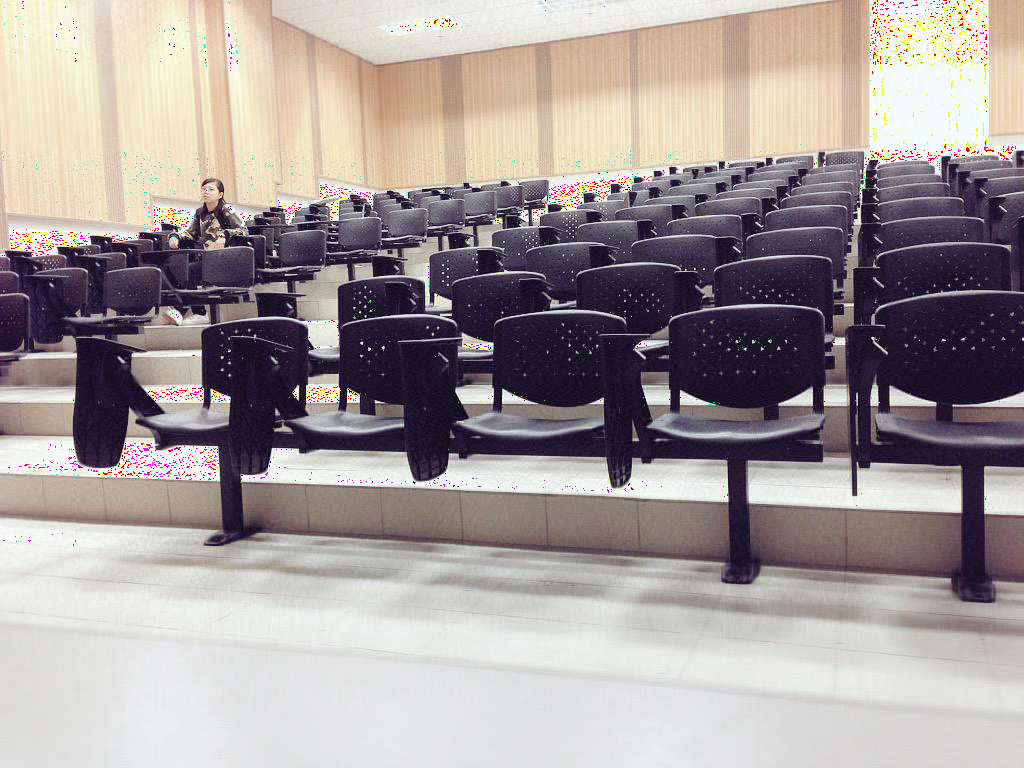
#> input picture KB_blue.png, 1024 x 768 px, given in place of Lenna.tiff, which was not available
$ python task2.py
#> lines starting #> are read from the running program, lines starting #| are printed output that depends on the picture; pictures that were not available may be replaced by others from this repository, and a replacement may not be noted
import matplotlib.pyplot as plt
import matplotlib.image as mpimg
import numpy as np
import scipy.linalg as la

img=mpimg.imread('Lenna.tiff')
#> img is the input picture: shape (768, 1024, 4) float32; mean R, G, B, A 0.642, 0.606, 0.605, 1
[r,g,b] = [img[:,:,i] for i in range(3)]
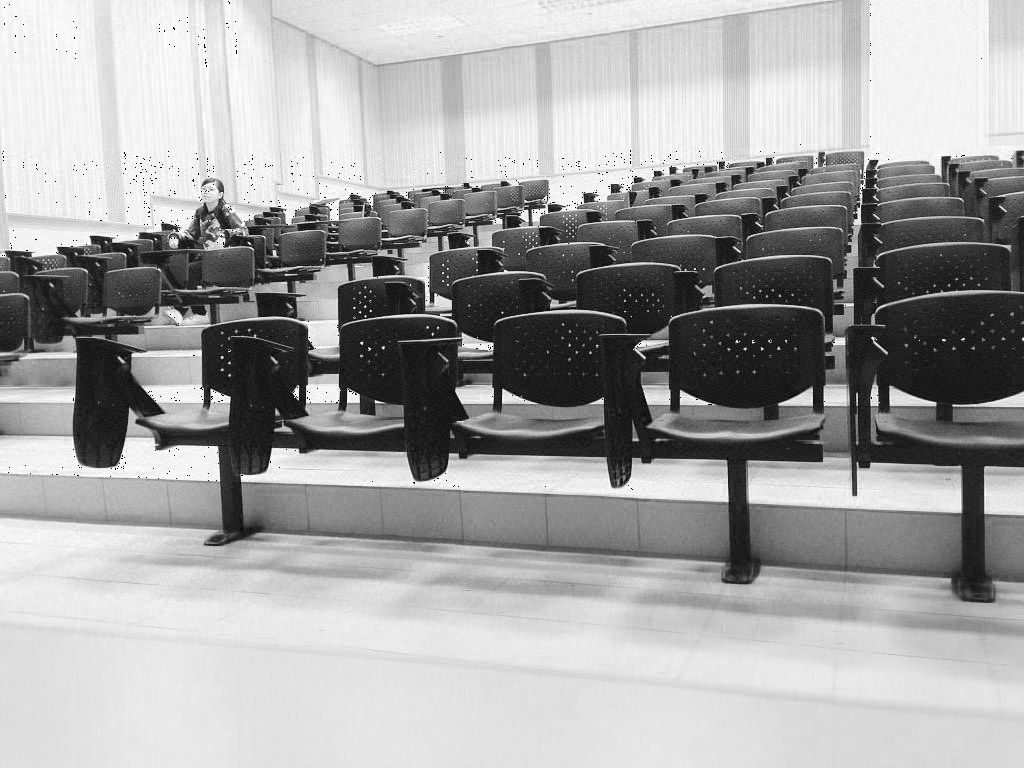
#> r: shape (768, 1024) float32; min 0, max 1, mean 0.643
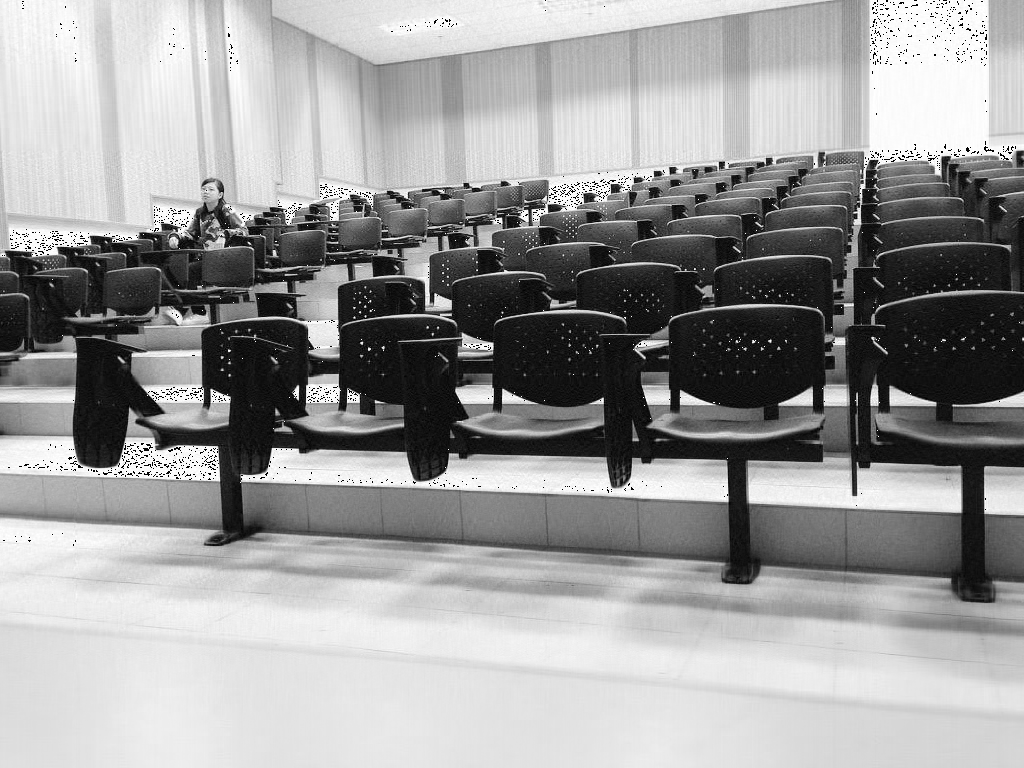
#> g: shape (768, 1024) float32; min 0, max 1, mean 0.606
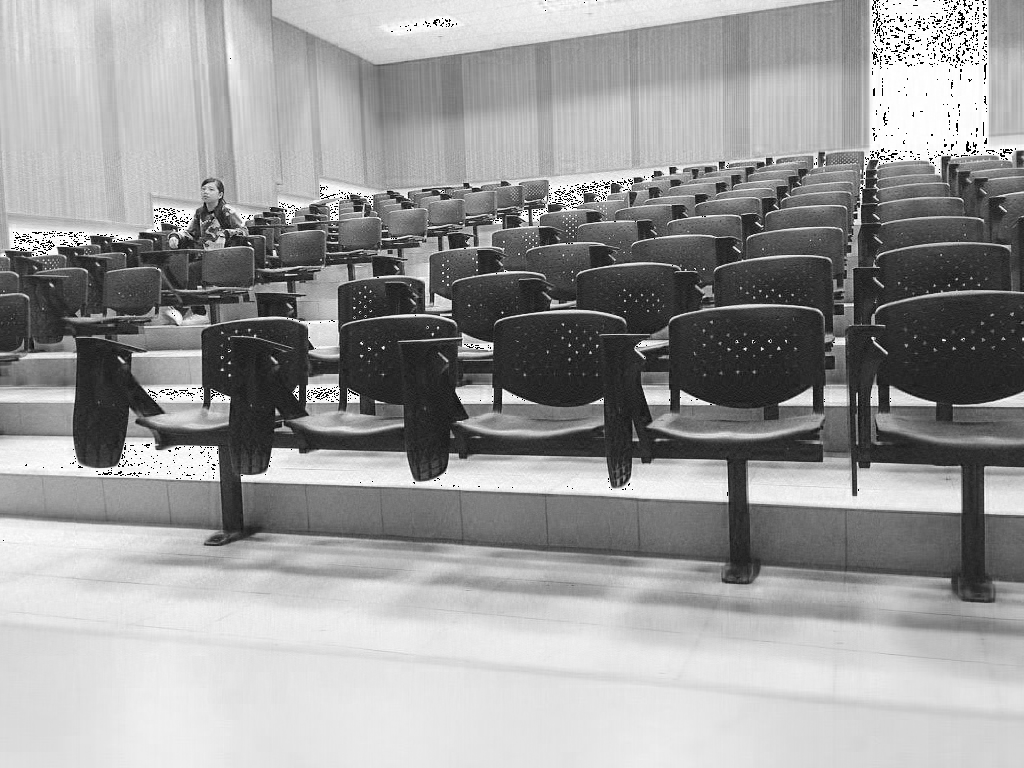
#> b: shape (768, 1024) float32; min 0, max 1, mean 0.606


fig = plt.figure(1)
ax1 = fig.add_subplot(2,2,1)
ax2 = fig.add_subplot(2,2,2)
ax3 = fig.add_subplot(2,2,3)
ax4 = fig.add_subplot(2,2,4)
ax1.imshow(img)
ax2.imshow(r, cmap = 'Reds')
ax3.imshow(g, cmap = 'Greens')
ax4.imshow(b, cmap = 'Blues')
plt.show()
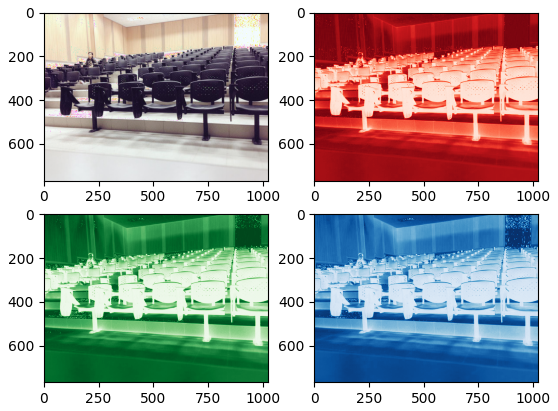
#> figure drawn by matplotlib, 4 panels

#other picture
img2=mpimg.imread('KB.jpg')
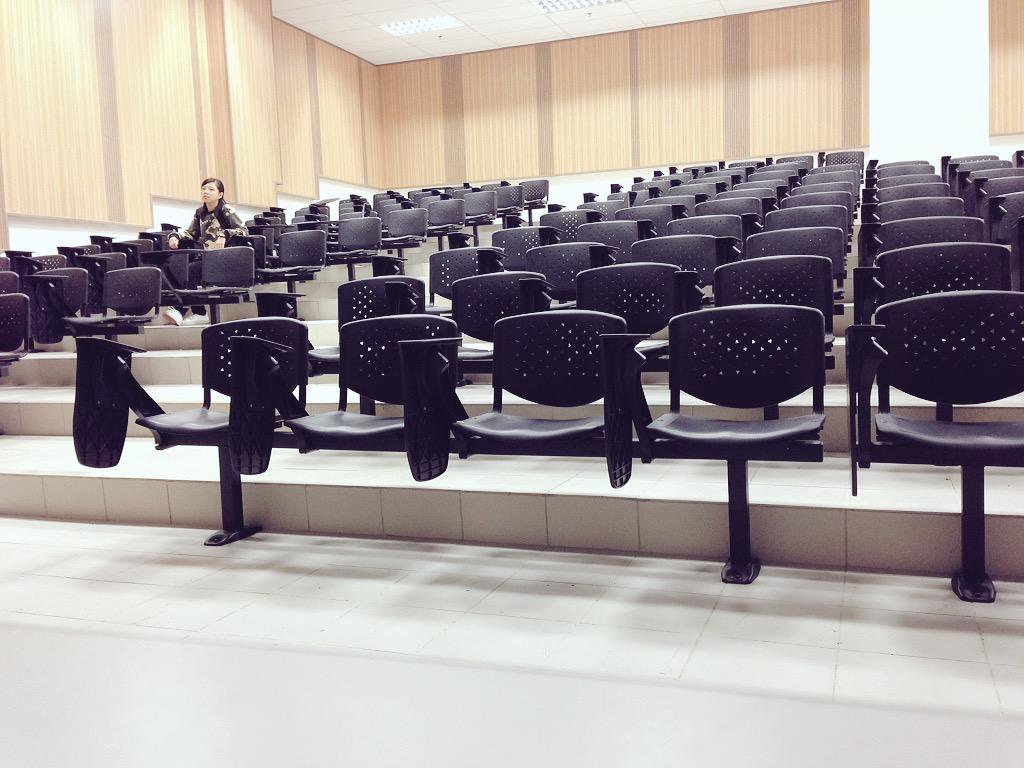
#> input picture KB.jpg, 1024 x 768 px
#> img2 is the input picture: shape (768, 1024, 3); mean R, G, B 164.6, 156.1, 156.2
[r2,g2,b2] = [img2[:,:,i] for i in range(3)]

red = {'Index' : 0,'Mat': r2, 'Color' : 'Reds', 'img' : 'KB_red'}
green = {'Index' : 1, 'Mat': g2, 'Color' : 'Greens', 'img' : 'KB_green'}
blue = {'Index' : 2, 'Mat': b2, 'Color' : 'Blues', 'img' : 'KB_blue'}
rgb = [red,green,blue]

for color in rgb:
    plt.imshow(color['Mat'], cmap = color['Color'])
#> (the run stopped early here; a loop or call above may not have finished)
